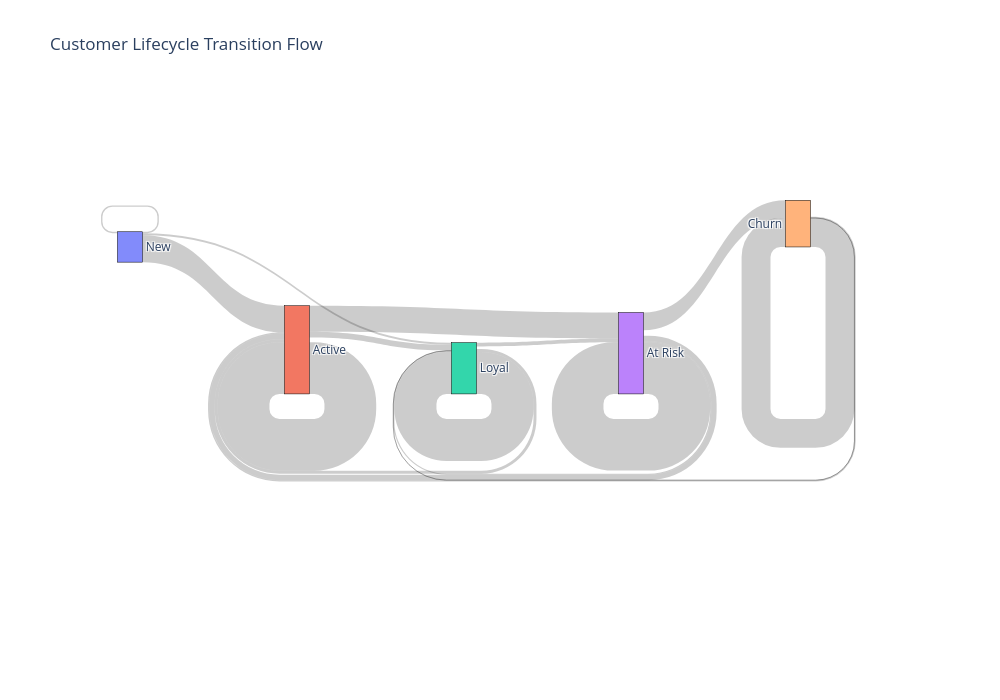

Write notebook code for a chart like this one.
### Markdown cell above
На предыдущем этапе были рассчитаны вероятности переходов между lifecycle-состояниями и выявлены наиболее устойчивые и уязвимые сегменты клиентской базы. Однако матрицы переходов позволяют оценить лишь относительные вероятности миграции пользователей и не показывают масштаб самих потоков клиентов между состояниями.

Цель данного этапа — визуализировать структуру customer lifecycle migration и определить, какие направления движения пользователей формируют основную динамику клиентского портфеля. Ключевой аналитический вопрос заключается в том, через какие lifecycle-переходы происходит удержание, развитие или деградация клиентской базы и где концентрируются наиболее значимые потоки пользователей.

Для анализа используется агрегированный customer flow между последовательными snapshot-периодами. Каждый клиент рассматривается как единица перехода между lifecycle stages, а совокупность всех переходов объединяется в единую карту миграции пользователей. Такой подход позволяет одновременно оценить масштаб retention-потоков, интенсивность деградации клиентов, объемы продвижения пользователей к более ценным стадиям жизненного цикла и устойчивость отдельных сегментов.

Ожидается, что основная часть клиентских потоков будет сосредоточена вокруг сохранения текущего lifecycle-статуса, тогда как наиболее значимые потери будут происходить через последовательную деградацию Active → At Risk → Churn. Если данная структура подтвердится, это будет свидетельствовать о том, что отток является не одномоментным событием, а результатом постепенного ухудшения пользовательской активности, создающего окно возможностей для ранних retention-интервенций.

Для более наглядной оценки структуры клиентских миграций визуализируем агрегированный Customer Lifecycle Flow и проанализируем ключевые направления движения пользователей между lifecycle-сегментами.

### Code cell
# =====================================================
# SANKEY DIAGRAM
# =====================================================

# ---------------------------------------------
# AGGREGATE TRANSITIONS
# ---------------------------------------------

sankey_data = (
    all_transitions
    .groupby([
        'Lifecycle_Stage_from',
        'Lifecycle_Stage_to'
    ])
    .size()
    .reset_index(name='count')
)

# ---------------------------------------------
# STAGE LABELS
# ---------------------------------------------

stages = [
    'New',
    'Active',
    'Loyal',
    'At Risk',
    'Churn'
]

# create index mapping
stage_to_idx = {
    stage: idx
    for idx, stage in enumerate(stages)
}

# ---------------------------------------------
# BUILD LINKS
# ---------------------------------------------

source = sankey_data['Lifecycle_Stage_from'].map(stage_to_idx)

target = sankey_data['Lifecycle_Stage_to'].map(stage_to_idx)

value = sankey_data['count']

# ---------------------------------------------
# SANKEY FIGURE
# ---------------------------------------------

fig = go.Figure(
    data=[
        go.Sankey(
            node=dict(
                pad=20,
                thickness=25,
                line=dict(color='black', width=0.5),
                label=stages
            ),

            link=dict(
                source=source,
                target=target,
                value=value
            )
        )
    ]
)

# ---------------------------------------------
# LAYOUT
# ---------------------------------------------

fig.update_layout(
    title='Customer Lifecycle Transition Flow',
    font_size=12,
    height=700,
    width=1000
)

fig.show()

### Figure 1 — Plotly figure (JSON) as saved in the notebook; plotly's stock layout.template omitted (floating-point values rounded to 4 significant figures)
{"data": [{"link": {"source": [1, 1, 1, 3, 3, 3, 3, 4, 4, 4, 2, 2, 2, 0, 0, 0], "target": [1, 3, 2, 1, 3, 4, 2, 1, 4, 2, 1, 3, 2, 1, 2, 0], "value": [4211, 2113, 479, 436, 4202, 1446, 92, 105, 2353, 1, 242, 307, 3419, 2179, 181, 112]}, "node": {"label": ["New", "Active", "Loyal", "At Risk", "Churn"], "line": {"color": "black", "width": 0.5}, "pad": 20, "thickness": 25}, "type": "sankey"}], "layout": {"font": {"size": 12}, "height": 700, "title": {"text": "Customer Lifecycle Transition Flow"}, "width": 1000}}
